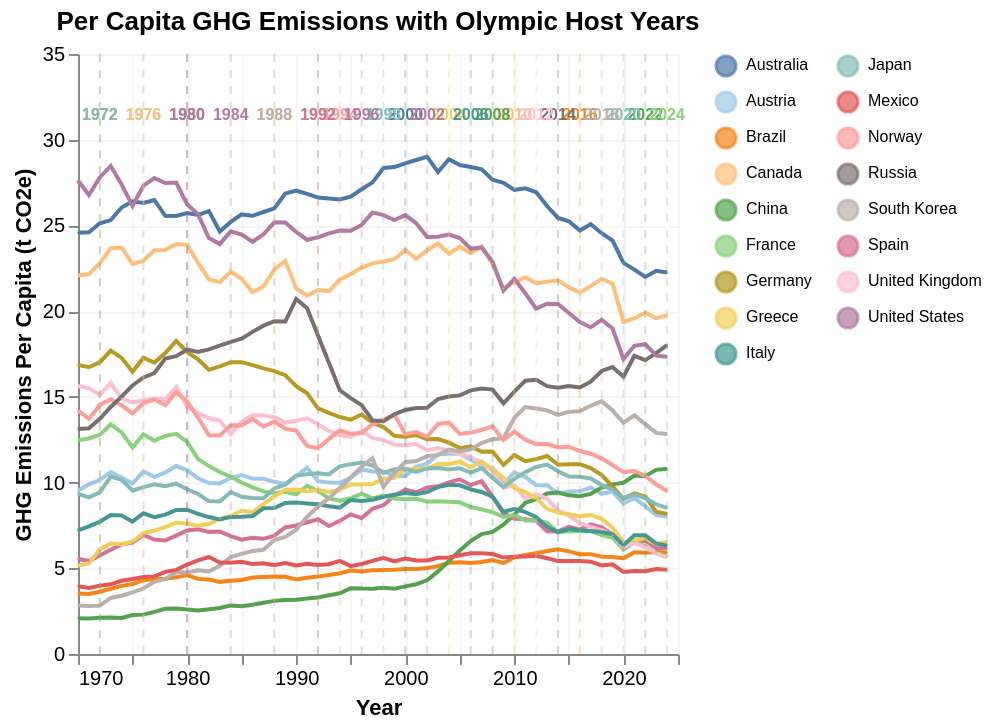

This figure's notebook cell:
### Code cell
# countries list
countries = [
    'Australia', 'Austria', 'Brazil', 'Canada',
    'China', 'France', 'Germany',
    'Greece', 'Italy', 'Japan', 'South Korea',
    'Mexico', 'Norway', 'Russia', 'Spain',
    'United Kingdom', 'United States'
]

# Filter data
filtered_df = df_long[df_long['Country'].isin(countries)]

# Olympics dates
olympics = {
    'Australia': [1956, 2000],
    'Austria': [1964, 1976],
    'Brazil': [2016],
    'Canada': [1976, 1988, 2010],
    'China': [2008, 2022],
    'France': [1900, 1924, 1968, 1992, 2024],
    'Germany': [1936, 1972],
    'Greece': [1896, 2004],
    'Italy': [1956, 1960, 2006, 2026],
    'Japan': [1964, 1972, 1998, 2020],
    'South Korea': [1988, 2018],
    'Mexico': [1968],
    'Norway': [1952, 1994],
    'Russia': [1980, 2014],
    'Spain': [1992],
    'United Kingdom': [1908, 1948, 2012],
    'United States': [1932, 1960, 1980, 1984, 1996, 2002]
}

#Olympic host years dataframe
olympic_df = pd.DataFrame([
    {'Country': country, 'Year': year}
    for country, years in olympics.items()
    for year in years
])

#years filter
olympic_with_data = olympic_df.merge(
    filtered_df[['Country', 'Year']].drop_duplicates(),
    on=['Country', 'Year'],
    how='inner'
)

#tooltip
olympic_with_data['Event'] = 'Olympic Games'

#text labels at the top of the chart
y_max = filtered_df['GHG Emissions Per Capita'].max()
y_range = filtered_df['GHG Emissions Per Capita'].max() - filtered_df['GHG Emissions Per Capita'].min()
y_position = y_max + (y_range * 0.05)

text_df = olympic_with_data.copy()
text_df['y_position'] = y_position
text_df['label'] = text_df['Year'].astype(str)

#main chart tooltips
line_chart = alt.Chart(filtered_df).mark_line(
    strokeWidth=2
).encode(
    x=alt.X('Year:Q', title='Year', axis=alt.Axis(format='d')),
    y=alt.Y('GHG Emissions Per Capita:Q',
            title='GHG Emissions Per Capita (t CO2e)'),
    color=alt.Color('Country:N',
                    scale=alt.Scale(scheme='tableau20'),
                    legend=alt.Legend(orient='right', columns=2)),
    tooltip=[
        alt.Tooltip('Country:N', title='Country'),
        alt.Tooltip('Year:Q', title='Year', format='d'),
        alt.Tooltip('GHG Emissions Per Capita:Q', title='Emissions (t CO2e)', format='.2f')
    ]
)

#points but may not be needed Tooltip
points = alt.Chart(filtered_df).mark_point(
    size=1,
    filled=True,
    opacity=0.7
).encode(
    x='Year:Q',
    y='GHG Emissions Per Capita:Q',
    color='Country:N',
    tooltip=[
        alt.Tooltip('Country:N', title='Country'),
        alt.Tooltip('Year:Q', title='Year', format='d'),
        alt.Tooltip('GHG Emissions Per Capita:Q', title='Emissions (t CO2e)', format='.2f')
    ]
)

# Vertical lines
rules = alt.Chart(olympic_with_data).mark_rule(
    strokeDash=[4, 4],
    strokeWidth=1,
    opacity=0.3
).encode(
    x='Year:Q',
    color=alt.Color('Country:N',
                    scale=alt.Scale(scheme='tableau20'),
                    legend=None),
    tooltip=[
        alt.Tooltip('Country:N', title='Host Country'),
        alt.Tooltip('Year:Q', title='Olympic Year', format='d'),
        alt.Tooltip('Event:N', title='Event')
    ]
)

##labels Olympic years
text_labels = alt.Chart(text_df).mark_text(
    align='center',
    baseline='bottom',
    fontSize=8,
    fontWeight='bold',
    angle=0,
    dy=-5
).encode(
    x='Year:Q',
    y='y_position:Q',
    text='label:N',
    color=alt.Color('Country:N',
                    scale=alt.Scale(scheme='tableau20'),
                    legend=None)
)

# Combine all layers
final_chart = (line_chart + points + rules + text_labels).properties(
    width='container',
    height= 300,
    title='Per Capita GHG Emissions with Olympic Host Years'
).configure_axis(
    grid=True,
    gridOpacity=0.3
).configure_legend(
    title=None,
    labelFontSize=8
).configure_view(
    strokeOpacity=0
)

# Display the chart
final_chart.show()

### Figure 1 — Vega-Lite specification as saved in the notebook (floating-point values rounded to 4 significant figures; data arrays with more than 128 entries replaced by an {"elided": "..."} marker saying what was removed)
{"config": {"view": {"continuousWidth": 300, "continuousHeight": 300, "strokeOpacity": 0}, "axis": {"grid": true, "gridOpacity": 0.3}, "legend": {"labelFontSize": 8, "title": null}}, "layer": [{"mark": {"type": "line", "strokeWidth": 2}, "encoding": {"color": {"field": "Country", "legend": {"columns": 2, "orient": "right"}, "scale": {"scheme": "tableau20"}, "type": "nominal"}, "tooltip": [{"field": "Country", "title": "Country", "type": "nominal"}, {"field": "Year", "format": "d", "title": "Year", "type": "quantitative"}, {"field": "GHG Emissions Per Capita", "format": ".2f", "title": "Emissions (t CO2e)", "type": "quantitative"}], "x": {"axis": {"format": "d"}, "field": "Year", "title": "Year", "type": "quantitative"}, "y": {"field": "GHG Emissions Per Capita", "title": "GHG Emissions Per Capita (t CO2e)", "type": "quantitative"}}}, {"mark": {"type": "point", "filled": true, "opacity": 0.7, "size": 1}, "encoding": {"color": {"field": "Country", "type": "nominal"}, "tooltip": [{"field": "Country", "title": "Country", "type": "nominal"}, {"field": "Year", "format": "d", "title": "Year", "type": "quantitative"}, {"field": "GHG Emissions Per Capita", "format": ".2f", "title": "Emissions (t CO2e)", "type": "quantitative"}], "x": {"field": "Year", "type": "quantitative"}, "y": {"field": "GHG Emissions Per Capita", "type": "quantitative"}}}, {"data": {"name": "data-5b016ce2311aacc589dbd27e8bb8354a"}, "mark": {"type": "rule", "opacity": 0.3, "strokeDash": [4, 4], "strokeWidth": 1}, "encoding": {"color": {"field": "Country", "legend": null, "scale": {"scheme": "tableau20"}, "type": "nominal"}, "tooltip": [{"field": "Country", "title": "Host Country", "type": "nominal"}, {"field": "Year", "format": "d", "title": "Olympic Year", "type": "quantitative"}, {"field": "Event", "title": "Event", "type": "nominal"}], "x": {"field": "Year", "type": "quantitative"}}}, {"data": {"name": "data-eb7479cb545495f088ec8458c40f9346"}, "mark": {"type": "text", "align": "center", "angle": 0, "baseline": "bottom", "dy": -5, "fontSize": 8, "fontWeight": "bold"}, "encoding": {"color": {"field": "Country", "legend": null, "scale": {"scheme": "tableau20"}, "type": "nominal"}, "text": {"field": "label", "type": "nominal"}, "x": {"field": "Year", "type": "quantitative"}, "y": {"field": "y_position", "type": "quantitative"}}}], "data": {"name": "data-8849b33cad5a1c9b4cf9eb745f90de1c"}, "height": 300, "title": "Per Capita GHG Emissions with Olympic Host Years", "width": "container", "$schema": "https://vega.github.io/schema/vega-lite/v5.20.1.json", "datasets": {"data-8849b33cad5a1c9b4cf9eb745f90de1c": {"elided": "935 records"}, "data-5b016ce2311aacc589dbd27e8bb8354a": [{"Country": "Australia", "Year": 2000, "Event": "Olympic Games"}, {"Country": "Austria", "Year": 1976, "Event": "Olympic Games"}, {"Country": "Brazil", "Year": 2016, "Event": "Olympic Games"}, {"Country": "Canada", "Year": 1976, "Event": "Olympic Games"}, {"Country": "Canada", "Year": 1988, "Event": "Olympic Games"}, {"Country": "Canada", "Year": 2010, "Event": "Olympic Games"}, {"Country": "China", "Year": 2008, "Event": "Olympic Games"}, {"Country": "China", "Year": 2022, "Event": "Olympic Games"}, {"Country": "France", "Year": 1992, "Event": "Olympic Games"}, {"Country": "France", "Year": 2024, "Event": "Olympic Games"}, {"Country": "Germany", "Year": 1972, "Event": "Olympic Games"}, {"Country": "Greece", "Year": 2004, "Event": "Olympic Games"}, {"Country": "Italy", "Year": 2006, "Event": "Olympic Games"}, {"Country": "Japan", "Year": 1972, "Event": "Olympic Games"}, {"Country": "Japan", "Year": 1998, "Event": "Olympic Games"}, {"Country": "Japan", "Year": 2020, "Event": "Olympic Games"}, {"Country": "South Korea", "Year": 1988, "Event": "Olympic Games"}, {"Country": "South Korea", "Year": 2018, "Event": "Olympic Games"}, {"Country": "Norway", "Year": 1994, "Event": "Olympic Games"}, {"Country": "Russia", "Year": 1980, "Event": "Olympic Games"}, {"Country": "Russia", "Year": 2014, "Event": "Olympic Games"}, {"Country": "Spain", "Year": 1992, "Event": "Olympic Games"}, {"Country": "United Kingdom", "Year": 2012, "Event": "Olympic Games"}, {"Country": "United States", "Year": 1980, "Event": "Olympic Games"}, {"Country": "United States", "Year": 1984, "Event": "Olympic Games"}, {"Country": "United States", "Year": 1996, "Event": "Olympic Games"}, {"Country": "United States", "Year": 2002, "Event": "Olympic Games"}], "data-eb7479cb545495f088ec8458c40f9346": [{"Country": "Australia", "Year": 2000, "Event": "Olympic Games", "y_position": 30.36, "label": "2000"}, {"Country": "Austria", "Year": 1976, "Event": "Olympic Games", "y_position": 30.36, "label": "1976"}, {"Country": "Brazil", "Year": 2016, "Event": "Olympic Games", "y_position": 30.36, "label": "2016"}, {"Country": "Canada", "Year": 1976, "Event": "Olympic Games", "y_position": 30.36, "label": "1976"}, {"Country": "Canada", "Year": 1988, "Event": "Olympic Games", "y_position": 30.36, "label": "1988"}, {"Country": "Canada", "Year": 2010, "Event": "Olympic Games", "y_position": 30.36, "label": "2010"}, {"Country": "China", "Year": 2008, "Event": "Olympic Games", "y_position": 30.36, "label": "2008"}, {"Country": "China", "Year": 2022, "Event": "Olympic Games", "y_position": 30.36, "label": "2022"}, {"Country": "France", "Year": 1992, "Event": "Olympic Games", "y_position": 30.36, "label": "1992"}, {"Country": "France", "Year": 2024, "Event": "Olympic Games", "y_position": 30.36, "label": "2024"}, {"Country": "Germany", "Year": 1972, "Event": "Olympic Games", "y_position": 30.36, "label": "1972"}, {"Country": "Greece", "Year": 2004, "Event": "Olympic Games", "y_position": 30.36, "label": "2004"}, {"Country": "Italy", "Year": 2006, "Event": "Olympic Games", "y_position": 30.36, "label": "2006"}, {"Country": "Japan", "Year": 1972, "Event": "Olympic Games", "y_position": 30.36, "label": "1972"}, {"Country": "Japan", "Year": 1998, "Event": "Olympic Games", "y_position": 30.36, "label": "1998"}, {"Country": "Japan", "Year": 2020, "Event": "Olympic Games", "y_position": 30.36, "label": "2020"}, {"Country": "South Korea", "Year": 1988, "Event": "Olympic Games", "y_position": 30.36, "label": "1988"}, {"Country": "South Korea", "Year": 2018, "Event": "Olympic Games", "y_position": 30.36, "label": "2018"}, {"Country": "Norway", "Year": 1994, "Event": "Olympic Games", "y_position": 30.36, "label": "1994"}, {"Country": "Russia", "Year": 1980, "Event": "Olympic Games", "y_position": 30.36, "label": "1980"}, {"Country": "Russia", "Year": 2014, "Event": "Olympic Games", "y_position": 30.36, "label": "2014"}, {"Country": "Spain", "Year": 1992, "Event": "Olympic Games", "y_position": 30.36, "label": "1992"}, {"Country": "United Kingdom", "Year": 2012, "Event": "Olympic Games", "y_position": 30.36, "label": "2012"}, {"Country": "United States", "Year": 1980, "Event": "Olympic Games", "y_position": 30.36, "label": "1980"}, {"Country": "United States", "Year": 1984, "Event": "Olympic Games", "y_position": 30.36, "label": "1984"}, {"Country": "United States", "Year": 1996, "Event": "Olympic Games", "y_position": 30.36, "label": "1996"}, {"Country": "United States", "Year": 2002, "Event": "Olympic Games", "y_position": 30.36, "label": "2002"}]}}
